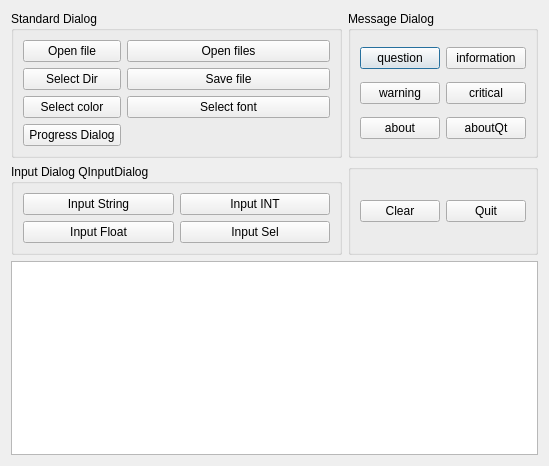
<?xml version="1.0" encoding="UTF-8"?>
<ui version="4.0">
 <class>Dialog</class>
 <widget class="QDialog" name="Dialog">
  <property name="geometry">
   <rect>
    <x>0</x>
    <y>0</y>
    <width>549</width>
    <height>466</height>
   </rect>
  </property>
  <property name="windowTitle">
   <string>Dialog</string>
  </property>
  <layout class="QGridLayout" name="gridLayout_4">
   <item row="0" column="2">
    <widget class="QGroupBox" name="groupBox_2">
     <property name="title">
      <string>Message Dialog</string>
     </property>
     <layout class="QGridLayout" name="gridLayout_2">
      <item row="0" column="0">
       <widget class="QPushButton" name="pushButtonQuestion">
        <property name="text">
         <string>question</string>
        </property>
       </widget>
      </item>
      <item row="0" column="1">
       <widget class="QPushButton" name="pushButtoninformation">
        <property name="text">
         <string>information</string>
        </property>
       </widget>
      </item>
      <item row="1" column="0">
       <widget class="QPushButton" name="pushButtonWarning">
        <property name="text">
         <string>warning</string>
        </property>
       </widget>
      </item>
      <item row="1" column="1">
       <widget class="QPushButton" name="pushButtonCritical">
        <property name="text">
         <string>critical</string>
        </property>
       </widget>
      </item>
      <item row="2" column="0">
       <widget class="QPushButton" name="pushButtonAbout">
        <property name="text">
         <string>about</string>
        </property>
       </widget>
      </item>
      <item row="2" column="1">
       <widget class="QPushButton" name="pushButtonAboutQt">
        <property name="text">
         <string>aboutQt</string>
        </property>
       </widget>
      </item>
     </layout>
    </widget>
   </item>
   <item row="2" column="0" colspan="3">
    <widget class="QPlainTextEdit" name="plainTextEdit"/>
   </item>
   <item row="1" column="2">
    <widget class="QGroupBox" name="groupBox_4">
     <property name="title">
      <string/>
     </property>
     <layout class="QHBoxLayout" name="horizontalLayout">
      <item>
       <widget class="QPushButton" name="pushButtonClear">
        <property name="text">
         <string>Clear</string>
        </property>
        <property name="icon">
         <iconset theme="QIcon::ThemeIcon::EditDelete"/>
        </property>
       </widget>
      </item>
      <item>
       <widget class="QPushButton" name="pushButtonQuit">
        <property name="text">
         <string>Quit</string>
        </property>
        <property name="icon">
         <iconset theme="QIcon::ThemeIcon::SystemLogOut"/>
        </property>
       </widget>
      </item>
     </layout>
    </widget>
   </item>
   <item row="1" column="0" colspan="2">
    <widget class="QGroupBox" name="groupBox_3">
     <property name="title">
      <string>Input Dialog QInputDialog</string>
     </property>
     <layout class="QGridLayout" name="gridLayout_3">
      <item row="0" column="0">
       <widget class="QPushButton" name="pushButtonString">
        <property name="text">
         <string>Input String</string>
        </property>
       </widget>
      </item>
      <item row="0" column="1">
       <widget class="QPushButton" name="pushButtonINT">
        <property name="text">
         <string>Input INT</string>
        </property>
       </widget>
      </item>
      <item row="1" column="0">
       <widget class="QPushButton" name="pushButtonFloat">
        <property name="text">
         <string>Input Float</string>
        </property>
       </widget>
      </item>
      <item row="1" column="1">
       <widget class="QPushButton" name="pushButtonSel">
        <property name="text">
         <string>Input Sel</string>
        </property>
       </widget>
      </item>
     </layout>
    </widget>
   </item>
   <item row="0" column="0" colspan="2">
    <widget class="QGroupBox" name="groupBox">
     <property name="title">
      <string>Standard Dialog</string>
     </property>
     <layout class="QGridLayout" name="gridLayout">
      <item row="1" column="0">
       <widget class="QPushButton" name="pushButtonSelFDir">
        <property name="text">
         <string>Select Dir</string>
        </property>
       </widget>
      </item>
      <item row="1" column="1" colspan="2">
       <widget class="QPushButton" name="pushButtonSaveFile">
        <property name="text">
         <string>Save file</string>
        </property>
       </widget>
      </item>
      <item row="2" column="0">
       <widget class="QPushButton" name="pushButtonSelColor">
        <property name="text">
         <string>Select color</string>
        </property>
       </widget>
      </item>
      <item row="2" column="1" colspan="2">
       <widget class="QPushButton" name="pushButtonSelFont">
        <property name="text">
         <string>Select font</string>
        </property>
       </widget>
      </item>
      <item row="0" column="0">
       <widget class="QPushButton" name="pushButtonOpenFile">
        <property name="text">
         <string>Open file</string>
        </property>
       </widget>
      </item>
      <item row="0" column="1" colspan="2">
       <widget class="QPushButton" name="pushButtonOpenFiles">
        <property name="text">
         <string>Open files</string>
        </property>
       </widget>
      </item>
      <item row="3" column="0">
       <widget class="QPushButton" name="pushButtonProgressBarDialog">
        <property name="text">
         <string>Progress Dialog</string>
        </property>
       </widget>
      </item>
     </layout>
    </widget>
   </item>
  </layout>
 </widget>
 <resources/>
 <connections/>
</ui>
